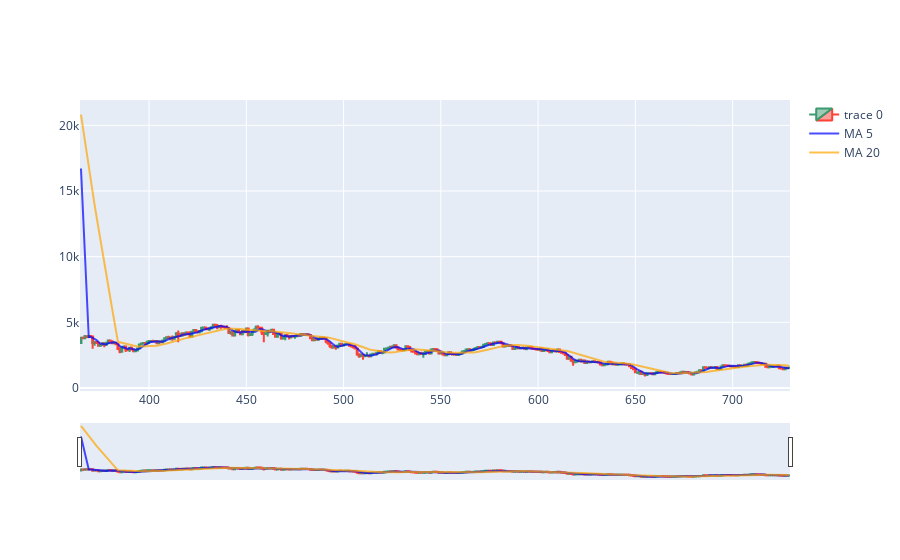

This figure's notebook cell:
### Code cell
#ETH price follow
eth=final_v1[(final_v1['exchange']=='ETH/USD')]
fig_eth = go.Figure(go.Candlestick(x=eth.index,
  open=eth['open'],
  high=eth['high'],
  low=eth['low'],
  close=eth['close']))
fig_eth.add_trace(go.Scatter(x=eth.index, 
                         y=eth['M5'], 
                         opacity=0.7, 
                         line=dict(color='blue', width=2), 
                         name='MA 5'))
fig_eth.add_trace(go.Scatter(x=eth.index, 
                         y=eth['M20'], 
                         opacity=0.7, 
                         line=dict(color='orange', width=2), 
                         name='MA 20'))
fig_eth.show()

### Figure 1 — Plotly figure (JSON) as saved in the notebook; plotly's stock layout.template omitted (floating-point values rounded to 4 significant figures; data arrays with more than 128 entries replaced by an {"elided": "..."} marker saying what was removed)
{"data": [{"close": {"elided": "365 float values"}, "high": {"elided": "365 float values"}, "low": {"elided": "365 float values"}, "open": {"elided": "365 float values"}, "type": "candlestick", "x": {"elided": "365 int values"}}, {"line": {"color": "blue", "width": 2}, "name": "MA 5", "opacity": 0.7, "type": "scatter", "x": {"elided": "365 int values"}, "y": {"elided": "365 float values"}}, {"line": {"color": "orange", "width": 2}, "name": "MA 20", "opacity": 0.7, "type": "scatter", "x": {"elided": "365 int values"}, "y": {"elided": "365 float values"}}], "layout": {}}
